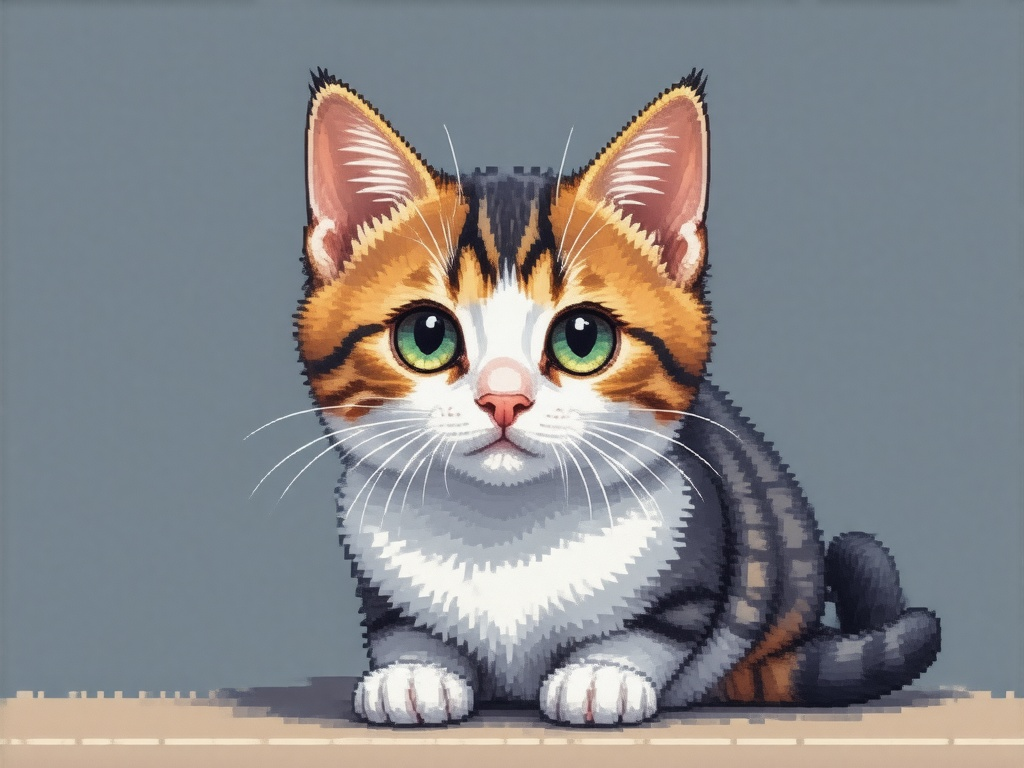

Generate this figure with Python:
import os, traceback
from huggingface_hub import InferenceClient
from pathlib import Path

token = os.environ.get("HF_TOKEN")
if not token:
    env_path = Path("../../.env")
    if env_path.exists():
        for line in env_path.read_text().splitlines():
            if line.startswith("HF_TOKEN="):
                token = line.split("=", 1)[1].strip()
                break

client = InferenceClient(api_key=token, provider="fal-ai")
print("Testing SD 3.5 Large Turbo via fal-ai provider...")
try:
    img = client.text_to_image("pixel art cat", model="stabilityai/stable-diffusion-3.5-large-turbo")
    img.save("test_provider.png")
    print("Success!")
except Exception as e:
    print(f"Failed: {e}")
    traceback.print_exc()
